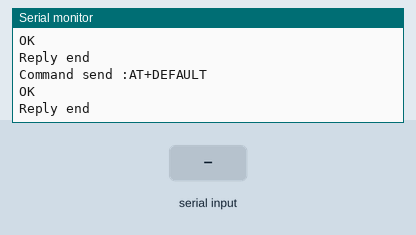
This sketch was run on a simulated Arduino Uno, built with avr-gcc and run on an emulated ATmega328P. On the bench: the last lines printed to the serial monitor. The test bench sets the inputs (shaded band). The modem accepts every AT command (registered, SIM ready, sends succeed) and sends nothing else.

Above: at 1.4 s.
1.5 s: "1" received over the second serial link
At 2.4 s:
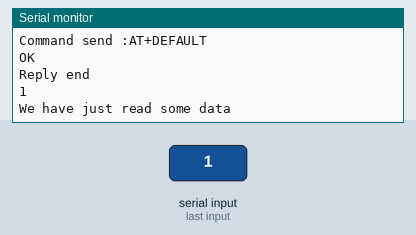
3.1 s: "0" received over the second serial link
At 3.6 s:
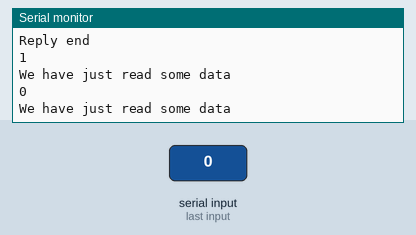
4.6 s: "2" received over the second serial link
At 5.9 s:
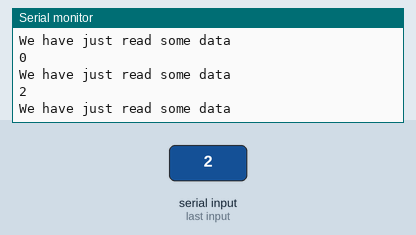

Measured:
- after the input at 1.5 s, the serial monitor: prints a new line after 0.12 s (image 1)
- after the input at 3.1 s, the serial monitor: prints a new line after 0.13 s (image 2)
- after the input at 4.6 s, the serial monitor: prints a new line at once (image 3)

The sketch:

at_commands.ino
```cpp
#include <SoftwareSerial.h>
SoftwareSerial mySerial(2, 3); // RX, TX
int PIN_EN_OUT = 4;
int PIN_STATE_IN = 5;


void setup() {
  // put your setup code here, to run once:
  mySerial.begin(9600);
  Serial.begin(9600);
//
//    sendCommand("AT");
//  sendCommand("AT+ROLE0");
//  sendCommand("AT+TYPE2");
//  sendCommand("AT+MODE2");
//  sendCommand("AT+UUID0xFFE0");
//  sendCommand("AT+CHAR0xFFE1");
//  sendCommand("AT+PIN0000");
//  sendCommand("AT+NAMEroboarm");

//
    sendCommand("AT+RESET");
    sendCommand("AT+DEFAULT");


//    sendCommand("AT+VERSION");

}

void sendCommand(const char * command){
  Serial.print("Command send :");
  Serial.println(command);
  mySerial.println(command);
  //wait some time
  delay(100);

  char reply[100];
  int i = 0;
  while (mySerial.available()) {
    reply[i] = mySerial.read();
    i += 1;
  }
  //end the string
  reply[i] = '\0';
  Serial.print(reply);
  Serial.println("Reply end");
}

void readSerial(){
  char reply[50];
  int i = 0;
  while (mySerial.available()) {
    reply[i] = mySerial.read();
    i += 1;
  }
  //end the string
  reply[i] = '\0';
  if(strlen(reply) > 0){
    Serial.println(reply);
    Serial.println("We have just read some data");
  }
}

void loop() {
  readSerial();
  delay(200);
}
```
